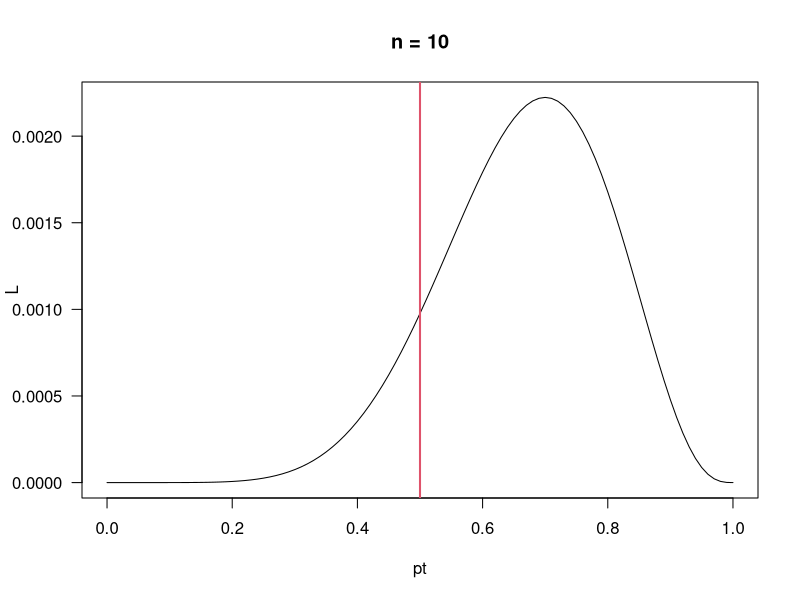
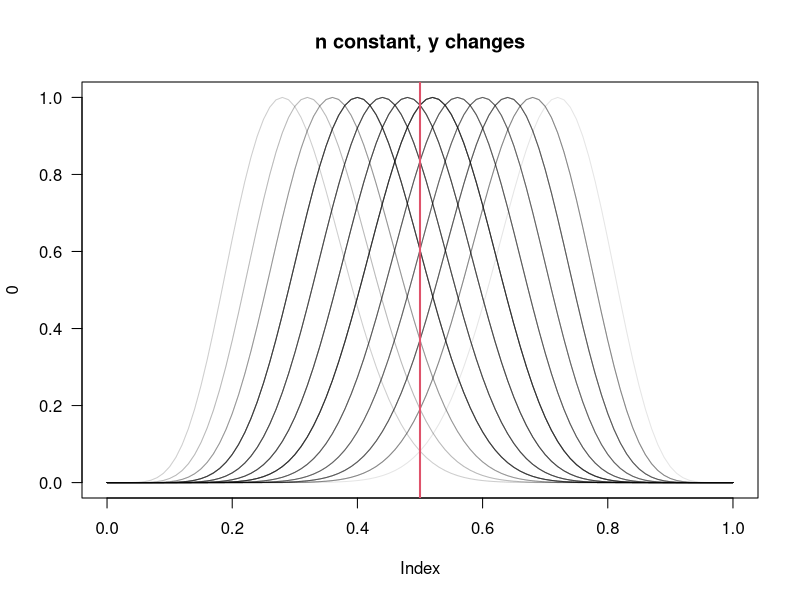
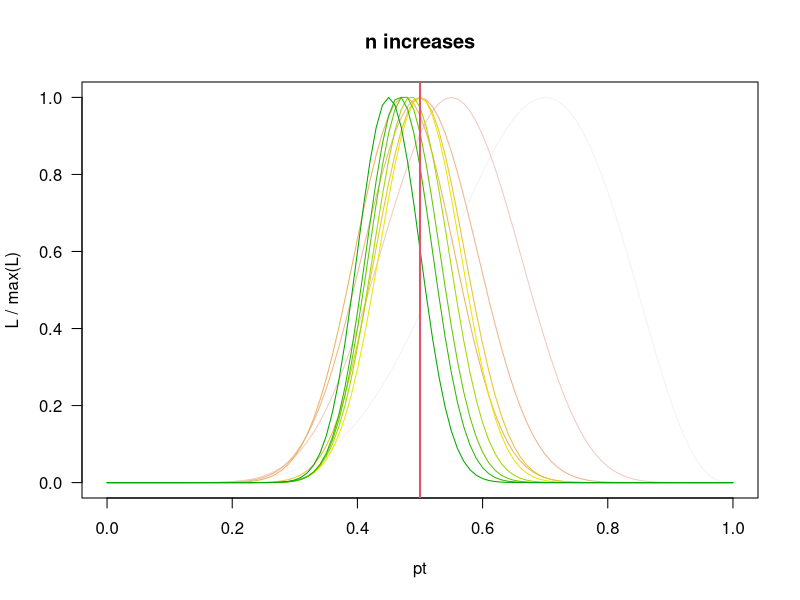
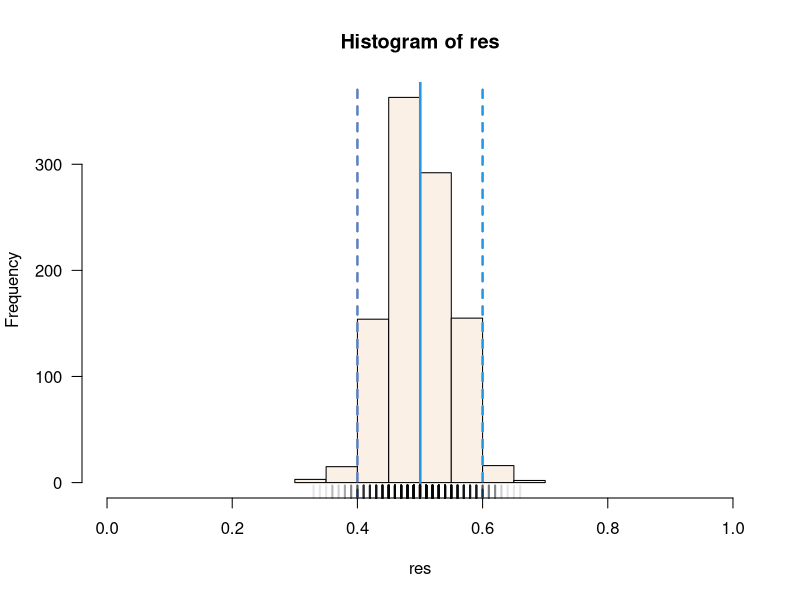
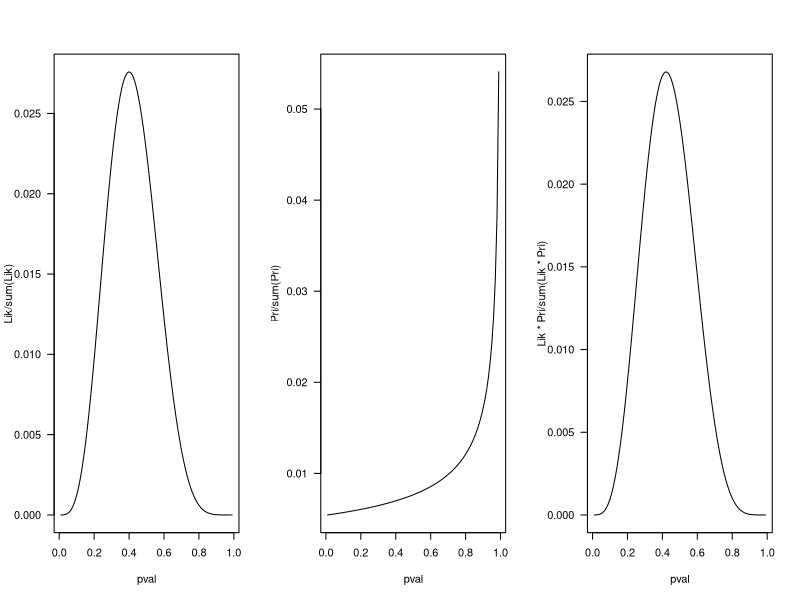

The R source for these figures, in order:
## ---- chunk 1
op <- par(las=1)
## ---- chunk 2
set.seed(1234)
(y <- rbinom(n = 100, size = 1, p = 0.5))
y1 <- y[1:10]

pt <- 0.4
(L <- prod(pt^y1 * (1 - pt)^(1-y1)))
prod(dbinom(y1, size = 1, prob = pt))

pt <- seq(0, 1, by = 0.01)
L <- sapply(pt, function(z) prod(dbinom(y1, size = 1, prob = z)))

plot(pt, L, type = "l", main = paste("n =", length(y1)))
abline(v = 0.5, lwd = 2, col = 2)

## As we change the data, the likelihood function changes

f <- function(n) {
    y <- rbinom(n = n, size = 1, p = 0.5)
    L <- sapply(pt, function(z) prod(dbinom(y, size = 1, prob = z)))
    L / max(L)
}

plot(0, type = "n", main = "n constant, y changes",
     ylim = c(0, 1), xlim = c(0, 1))
tmp <- replicate(100, 
    lines(pt, f(25), col = rgb(0,0,0, alpha=0.1)))
abline(v = 0.5, lwd = 2, col = 2)

## As we increase the sample size, the likelihood 
## becomes concentrated around the true value. 

Lm <- sapply(seq(10, length(y), by = round(length(y)/10)), 
    function(n) {
        L <- sapply(pt, function(z) 
            prod(dbinom(y[1:n], size = 1, prob = z)))
        L / max(L)
    })

matplot(pt, Lm, type = "l", 
    lty = 1, ylab = "L / max(L)", main = "n increases",
    col=rev(terrain.colors(ncol(Lm))))
abline(v = 0.5, lwd = 2, col = 2)

## ---- chunk 3
## Using numerical optimization 
## to get the maximum of the likelihood function
sim_fun <- function(n, p) {
    rbinom(n = n, size = 1, p = p)
}

nll_fun <- function(p, y) {
    -sum(dbinom(y, size = 1, prob = p, log = TRUE))
}

n <- 100
p <- 0.5
y <- sim_fun(n, p)
optimize(nll_fun, interval = c(0, 1), y = y)
## explain why minimize, what is nll, what is optimize (1D)
## explain why -sum(log())
## explain the process: set values, simulate, estimate, repeat

## ---- chunk 4
B <- 1000
res <- numeric(B)
for (i in 1:B) {
    y <- sim_fun(n, p)
    res[i] <- optimize(nll_fun, interval = c(0, 1), y = y)$minimum
}

mean(res)
## bias
mean(res) - p

## coverage
level <- 0.95
a <- (1 - level) / 2
a <- c(a, 1 - a)
quantile(res, a)
qbinom(a, size = n, prob = p) / n

hist(res, col = "linen", xlim = c(0, 1))
## true value
abline(v = p, lwd = 2, col = 2)
abline(v = qbinom(a, size = n, prob = p) / n, 
    lwd = 2, col = 2, lty = 2)
## estimates
abline(v = mean(res), lwd = 2, col = 4)
abline(v = quantile(res, a), lwd = 2, col = 4, lty = 2)
rug(res, col = rgb(0, 0, 0, alpha = 0.1), lwd = 2)
## ---- chunk 5
## parametric bootstrap comes here
B <- 1000
y <- sim_fun(n, p)
bres <- numeric(B)
est <- optimize(nll_fun, interval = c(0, 1), y = y)$minimum
for (i in 1:B) {
    yb <- sim_fun(n, est)
    bres[i] <- optimize(nll_fun, interval = c(0, 1), y = yb)$minimum
}
quantile(bres, a)
## ---- chunk 6
## non-parametric bootstrap -- move this around as needed
B <- 1000
y <- sim_fun(n, p)
bres2 <- numeric(B)
est <- optimize(nll_fun, interval = c(0, 1), y = y)$minimum
for (i in 1:B) {
    yb <- sample(y, replace = TRUE)
    bres2[i] <- optimize(nll_fun, interval = c(0, 1), y = yb)$minimum
}
quantile(bres, a)
## ---- chunk 7
ci <- matrix(NA, B, 2)
for (i in 1:B) {
    y <- sim_fun(n, p)
    est <- optimize(nll_fun, interval = c(0, 1), y = y)$minimum
    ci[i,] <- qbinom(a, size = n, prob = est) / n
}

table(rowSums(sign(ci - p)) == 0) / B
## explain why divide by n and B
## how ci matrix is constructed
## interval calculations using signed diff
## ---- chunk 8
## Bayesian posterior calculations
y0 <- sim_fun(100, p)
y <- y0[1:10]
fLik <- function(p, y) {
    exp(sum(dbinom(y, size = 1, prob = p, log = TRUE)))
}
## beta(0.5,0.5) is the Jeffrey's prior
fPri <- function(p, type=c("uniform"), shape1=0.5, shape2=0.5) {
    switch(type,
        "uniform" = dunif(p, min = 0, max = 1),
        "beta" = dbeta(p, shape1, shape2))
}
fPos <- function(p, y, ...) {
    fLik(0, y) * fPri(p, ...)
}
pval <- seq(0.01, 0.99, 0.01)

Lik <- sapply(pval, fLik, y=y)
Pri <- sapply(pval, fPri, type="beta", 1, 0.5)
Pos <- sapply(pval, fPos, y=y, type="beta", 1, 0.5)

par(mfrow=c(1,3))
plot(pval, Lik/sum(Lik), type="l")
plot(pval, Pri/sum(Pri), type="l")
plot(pval, Lik*Pri/sum(Lik*Pri), type="l")

## ckeck if product in Lik and prior is OK as separate


